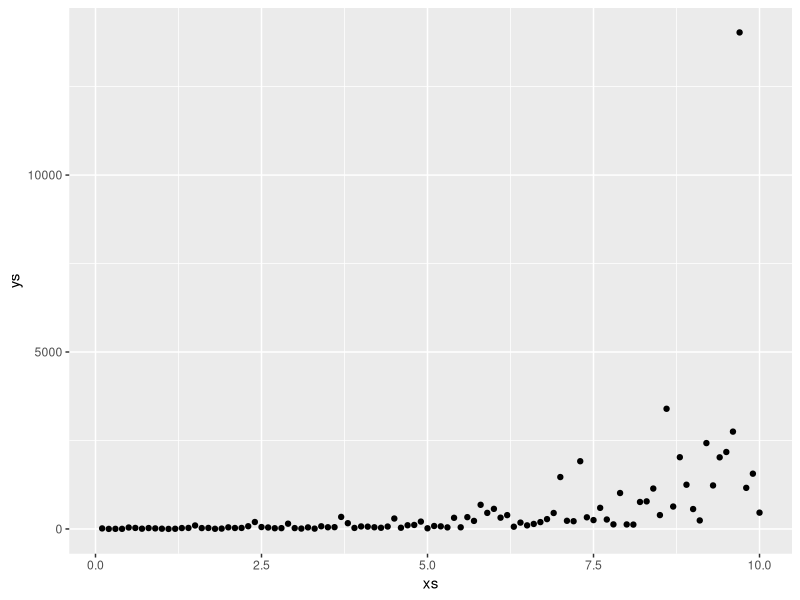
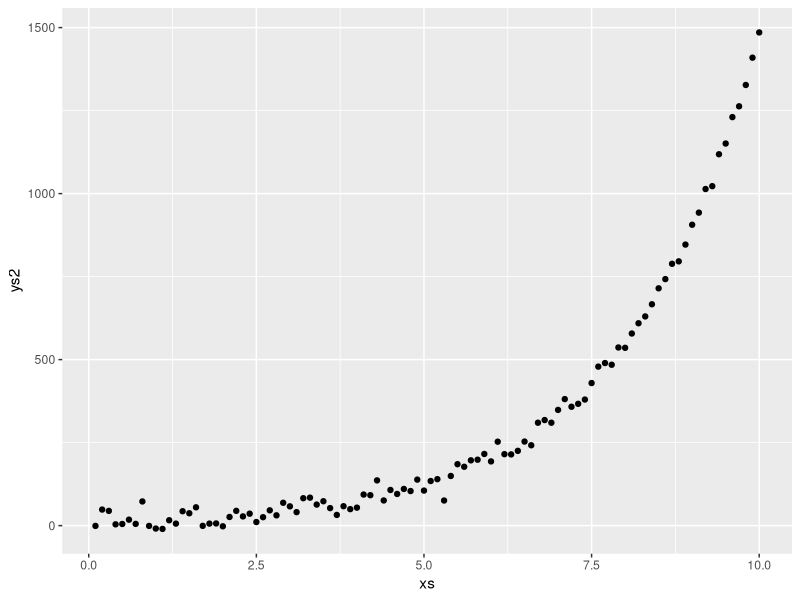
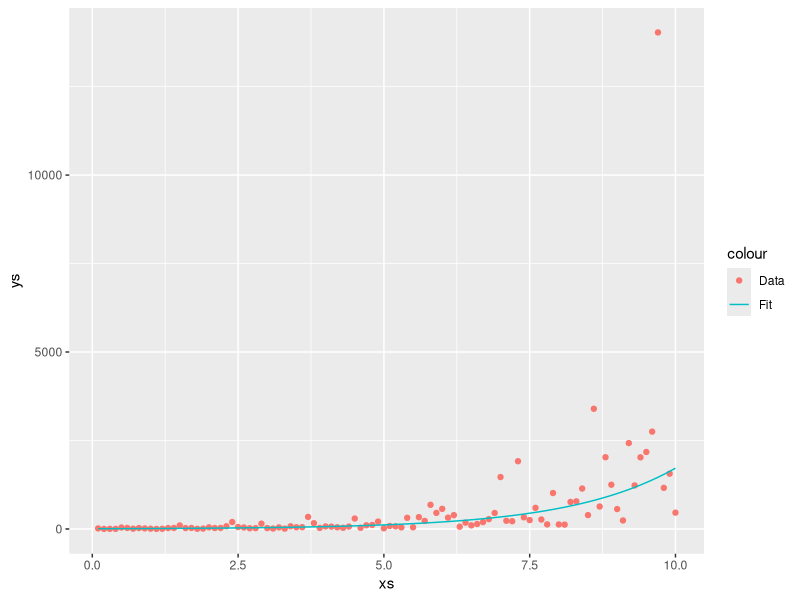
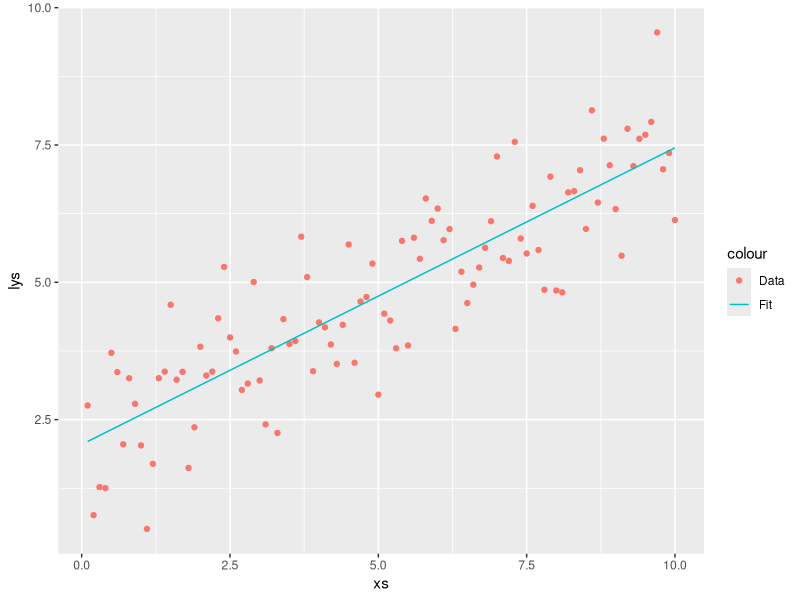

These charts were generated, in order, by the following R code:
#=============================================================================
# Example code for fitting an exponential model of the general form 
#			y = a*exp (b*x)
# in R by fitting a linear model (LM) to log-transformed data. 
#
# 1. Sample data is generated from a simple exponential model with added 
#	 noise and some points removed. 
# 2. Data are log-transformed
# 3. A LM is fit to the log-transformed data.
# 4. Check out the fit.
# 5. Simulate data from the fitted model and graph it all together. 
#=============================================================================
#=============================================================================
#Load libraries
#=============================================================================
library(tidyverse)
library(lubridate)

#=============================================================================
#1. Simulate some data. Use an exponential of the general form y = a*exp (b*x). 
# This could represent e.g. Kleiber's law when b = -1/kT, and a = B0*M^(3/4)
#=============================================================================

as = 10
bs = 0.5
xs = seq(0.1,10,0.1)
gn = rnorm(length(xs) ) #Add Gaussian noise
ys = as*exp(bs*xs+gn ) #Case A: noise added inside the exp()

ggplot( data.frame(xs=xs,ys=ys), aes(x=xs,y=ys)) +geom_point()

#Note: The variance scales with the value of X: as X increases, the variance 
#also increases. This is a classic sign of an exponential process and indicates 
#that the data should be log-transformed. Notice the difference with: 
gn2 = rnorm(length(xs),1,20 ) #Add Gaussian noise with larger variance
ys2 = as*exp(bs*xs )+gn2 #Case B: noise added outside the exp()
ggplot( data.frame(xs=xs,ys=ys2), aes(x=xs,y=ys2)) +geom_point()
#Just something to keep in mind in the future when you're thinking about how 
#to fit data. Does your variance look more like case A, or case B? 

#=============================================================================
#2. Log-transform data, i.e. take the log of the response, y: 
#	Taking the log of y = a*exp(b*x) shows how this becomes linear: 
#    log(y) = log(a*exp(b*x)) [ use that log (a*b) = log(a)+log(b) ]
#	 		= log(a) + log(exp(b*x))  [use that log (exp(x) ) = x]
#			= log(a) + b*x 
#
#  There are two important things to note about this relationship: 
#  		The intercept is in term of log(a), so we will ned to transform it back 
#		with exp(). 
#		The coefficient b is in terms of the original scale, x, so b will 
#		already be on the correct scale. 
#  These relationships will be useful when working backwards from the fitted LM
#=============================================================================
lys = log(ys)

#=============================================================================
#3. Fit a linear model to the transformed data
#=============================================================================
model1 = lm ( lys~xs )

#=============================================================================
#4. Check out the fit 
#=============================================================================
summary (model1)
coef(model1) #Just the coefficients 

#=============================================================================
# 5. Simulate data from the fitted model and graph it all together.
#=============================================================================
#	 Based on the relationships in (2), the fitted intercept stored in 
#	 coef(model1)[1] is the log(a): Taking exp( )
af = exp(coef(model1)[1] )

#	 Based on the relationships in (2), the fitted coefficient b stored in 
#	 coef(model1)[2] is b
bf = coef(model1)[2]

############################################################
#There are two ways to fit a model which are equivalent in this case. 
############################################################
#First, use the fitted coefficients and the model structure:  
yp1 = af*exp(bf*xs) 

#Second, use predict. It is worth learning this approach at some point since it 
#is MUCH easier to use with more complicated model structures (e.g. GLMMs). 
#Predict needs a data.frame with all variables, with same names as supplied to
#the model in lm( ) 
newdata = data.frame(xs = xs) 
#Predicted data (i.e. the fitted curve over the specified interval)
yp2 = predict(model1, newdata=newdata, type="response")
#Note: This will be on the linear scale! Just do exp(yp2) to get it on the 
#original scale

#Version 1, on the original scale 
ggplot() + geom_point( data = data.frame(xs=xs,ys=ys), 
			mapping = aes(x=xs,y=ys, color= "Data")  ) + #Data
		   geom_line( data = data.frame(xs=xs,yp=yp1), 
		   	mapping = aes(x=xs, y=yp1, color = "Fit")  ) 

#Version 2, The linear log-log plot:
ggplot() + geom_point( data = data.frame(lxs=xs,lys=lys), 
			mapping = aes(x=xs,y=lys, color= "Data")  ) + #Data
		   geom_line( data = data.frame(xs=xs,yp=yp2), 
		   	mapping = aes(x=xs, y=yp2, color = "Fit")  ) 
#Note how the points are about equally distant above and below the fitted line in this
#graph. If your points are generally closer at one end of the line then the model structure 
#might not be correct. 


